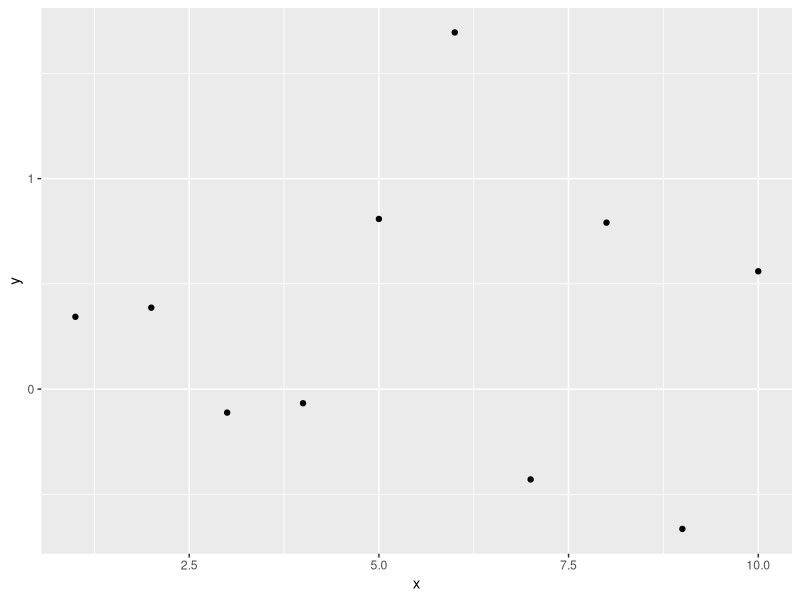

This chart was generated by the following R code:
## ---- chunk 1
knitr::opts_chunk$set(echo = TRUE)
## ---- chunk 2
#this hashtag means we have "commented out" this line, so it will not run

#let's define the variable x 
x<-5

x #auto printing occurs
print(x) #explicit printing
class(x)

#we can coerce an object from one class to another
y<-as.integer(x)
class(y)

z<-1L
class(z)
## ---- chunk 3

#initialize a vector
a<-vector("numeric",10)
print(a)

#define a vector with c() function
b<-c(1,2,3)
print(b)
class(a)
class(b)

#create a data frame
x<-1:10
y<-rnorm(10)
df<-data.frame(x,y)

#what are the dimensions of the data frame
dim(df)

#what are the names of the data frame?
names(df)

## ---- chunk 4

x<-factor(c("male","female","male","female","female","female"))

#print the factor names of x
factor(x)

#how many of each factor are in the vector x
table(x)



## ---- chunk 5

#let's add an NA value to our factors
y<-factor(c(x,NA))
class(y)

is.na(y)

table(y,useNA="always")

z<-c(1,20,13,NA,45)
mean(z) 
mean(z,na.rm=TRUE)

## ---- chunk 6

#what libraries are loaded in the environment?
sessionInfo()

#let's install a package; this is commented out because we want to use Terminal in HUNT Cloud Workbench
#install.packages("ggplot2")

#now we call the package
library(ggplot2)

#now we can use functions from the ggplot2 package
ggplot(df,aes(x,y)) + geom_point()

## ---- chunk 7

# Unfortunately this won't work in RStudio workbench on HUNT Cloud, so I've commented it out
#system("ls")

